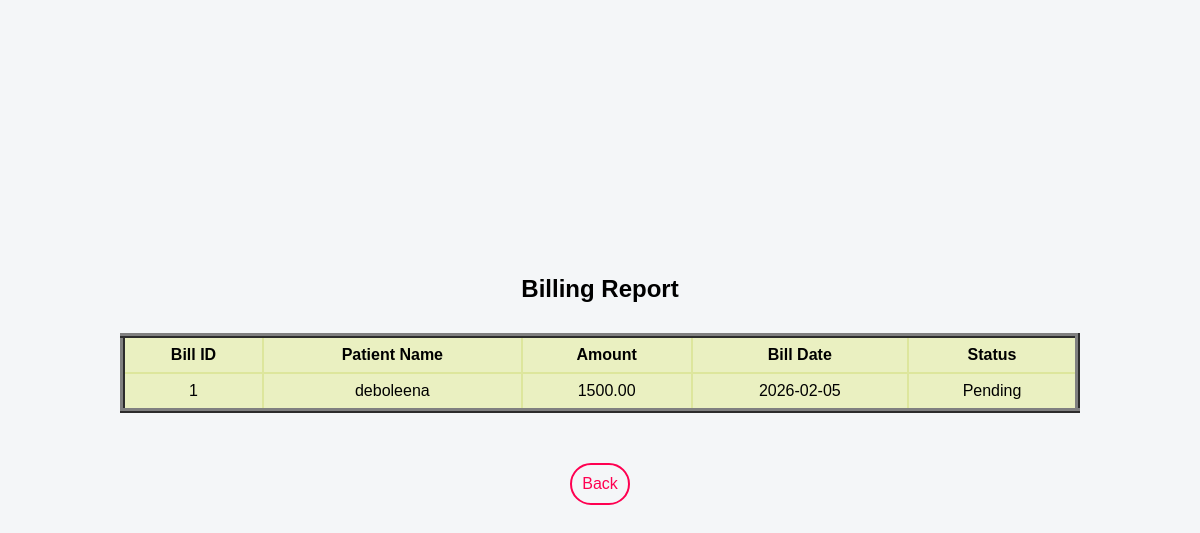
The page /billing/view.php on the database its author committed.
### tables this page shows
CREATE TABLE `billing` (
  `bill_id` int(11) NOT NULL,
  `patient_id` int(11) DEFAULT NULL,
  `amount` decimal(10,2) DEFAULT NULL,
  `bill_date` date DEFAULT NULL,
  `payment_status` varchar(20) DEFAULT NULL
);

CREATE TABLE `patients` (
  `patient_id` int(11) NOT NULL,
  `name` varchar(50) DEFAULT NULL,
  `age` int(11) DEFAULT NULL,
  `gender` varchar(10) DEFAULT NULL,
  `phone` varchar(15) DEFAULT NULL,
  `disease` varchar(100) DEFAULT NULL
);

### billing/view.php (the view, shortened to what this page needs)
<?php
include("../config/db.php");
$q = "
SELECT
    billing.bill_id,
    patients.name AS patient_name,
    billing.amount,
    billing.bill_date,
    billing.payment_status
FROM billing
JOIN patients ON billing.patient_id = patients.patient_id
ORDER BY billing.bill_date DESC
";
$res = mysqli_query($con, $q);
?>
<!DOCTYPE html>
<html lang="en">
<head>
    <link rel="stylesheet" href="../css/style.css">
</head>
<body>
    <div class="page">
        <h2>Billing Report</h2>
        <table border="5" cellpadding="10">
            <tr>
                <th>Bill ID</th>
                <th>Patient Name</th>
                <th>Amount</th>
                <th>Bill Date</th>
                <th>Status</th>
            </tr>
            <?php while($row = mysqli_fetch_assoc($res)) { ?>
            <tr>
                <td><?= $row['bill_id'] ?></td>
                <td><?= $row['patient_name'] ?></td>
                <td><?= $row['amount'] ?></td>
                <td><?= $row['bill_date'] ?></td>
                <td><?= $row['payment_status'] ?></td>
            </tr>
            <?php } ?>
        </table>
        <a href="../dashboard.php" class="back">Back</a>
    </div>
</body>
</html>

### css/style.css (style rules this page uses)
* { margin: 0; padding: 0; box-sizing: border-box; }
body { font-family: Arial, Helvetica, sans-serif; background-color: #f4f6f8; }
table { width: 80%; margin: auto; border-collapse: collapse; border-style: inset; margin: 30px auto; }
table th, table td { border: 2px solid #dde69c; padding: 8px; text-align: center; background-color: #eaf0c1; }
a { text-decoration: none; }
.back, .other_btn { margin: 20px 20px; padding: 10px; border: 2px solid #ff0051; border-radius: 30px; color: #ff0051; }
.page { width: 100vw; display: flex; justify-content: center; align-items: center; height: 100vh; flex-direction: column; }

### rows shown on the page
billing: bill_id "1", patient.name "deboleena", amount "1500.00", bill_date "2026-02-05", payment_status "Pending"
